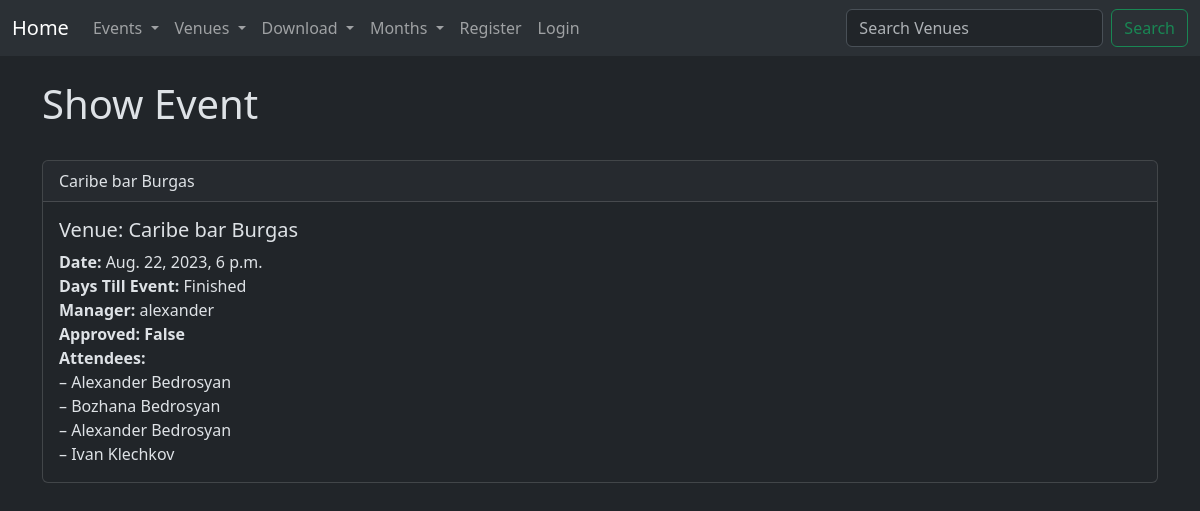
Screenshot of /show_event/7 with the database file from the repository.
### events/models.py (models this page shows)
class Event(models.Model):
    name = models.CharField('Event Name', max_length=120)
    event_date = models.DateTimeField('Event Date') # we are using models DateTimeField, which will help for date charts
    venue = models.ForeignKey(Venue, blank=True, null=True, on_delete=models.CASCADE)
    manager = models.ForeignKey(User, blank=True, null=True, on_delete=models.SET_NULL) #on_delete if the manager gone this will put null on the box
    description = models.TextField(blank=True) # this means that we are going to have a blank text box
    attendees = models.ManyToManyField(MyClubUser, blank=True) # this connect a lot of obj
    approved = models.BooleanField('Approved', default=False)
    def __str__(self):
        return self.name
    @property
    def days_left(self):
        today = date.today()
        days_till = self.event_date.date() - today
        only_the_left_days = str(days_till).split(" ")[0]
        if int(only_the_left_days) <= 0:
            return "Finished"
        else:
            return only_the_left_days

class Venue(models.Model):
    name = models.CharField('Venue Name', max_length=120)
    address = models.CharField(max_length=300)
    zip_code = models.CharField('Zip Code', max_length=15)
    phone = models.CharField('Contact Phone', max_length=250, blank=True)
    web = models.URLField('Website Address', blank=True) # this URLField tracking web addresses
    email_address = models.EmailField('Email Address', blank=True) # this EmailField tracking email addresses
    owner = models.IntegerField('Venue Owner', blank=False, default=1) # its Integer, because every manager has a ID number which are going to be connected with the Owner of each event
    def __str__(self):
        return self.name

class MyClubUser(models.Model):
    first_name = models.CharField(max_length=30)
    last_name = models.CharField(max_length=30)
    email = models.EmailField("User Email")
    def __str__(self):
        return self.first_name + ' ' + self.last_name

### events/views.py (the view)
# urls.py: path('show_event/<event_id>', views.show_event, name='show-event'),
def show_event(request, event_id):
    current_year = datetime_needed().year
    current_month = datetime_needed().month
    event = Event.objects.get(pk=event_id)
    return render(request, 'events/show_event.html', {'event': event,
                                                        'current_year': current_year,
                                                        'current_month': current_month})

### events/views.py (called while the page is built)
def datetime_needed():
    now = datetime.now()
    return now

### events/templates/events/show_event.html (shortened to what this page needs)
{% extends 'events/base.html' %}
{% block content %}
<h1>Show Event</h1>
 <br/>
<div class="card">
  <div class="card-header">
    {{ event }}
  </div>
  <div class="card-body">
    <h5 class="card-title">Venue: {{ event.venue }}</h5>
    <p class="card-text">
        <strong>Date:</strong> {{ event.event_date }}<br/>
        <strong>Days Till Event: </strong> {{ event.days_left }}<br/>
        <strong>Manager:</strong> {{ event.manager }}<br/>
        <strong>Approved: {{ event.approved }}</strong><br/>
        <strong>Attendees:</strong></br>
        {% for user in event.attendees.all %}
            – {{ user }}<br/>
        {% endfor %}
    </p>
  </div>
</div>
        <br/><br/>
{% endblock %}

### rows the page displays
Event: name "Caribe bar Burgas", venue "Caribe bar Burgas", event_date "Aug. 22, 2023, 6 p.m.", days_left "Finished", manager "alexander", approved "False"
MyClubUser: first_name+last_name "Alexander Bedrosyan"
MyClubUser: first_name+last_name "Bozhana Bedrosyan"
MyClubUser: first_name+last_name "Alexander Bedrosyan"
MyClubUser: first_name+last_name "Ivan Klechkov"
